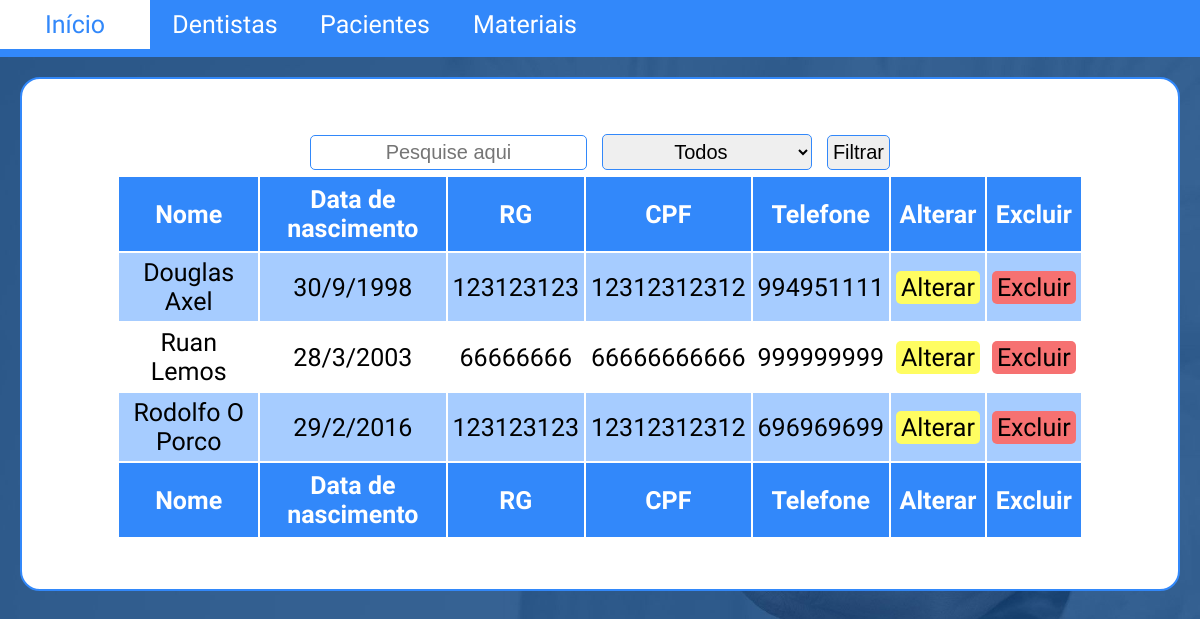
/list-patient.php, run on the app's committed database.
### tables this page shows
CREATE TABLE `patient` (
  `idPatient` bigint(20) NOT NULL,
  `fullName` varchar(100) NOT NULL,
  `birthDate` varchar(10) NOT NULL,
  `rg` bigint(15) NOT NULL,
  `cpf` bigint(11) NOT NULL,
  `phone` bigint(15) NOT NULL
);

### dao/bdconnect.class.php (called while the page is built, shortened)
<?php
class BDConnect extends PDO {
  private static $instance = null;
  public static function getInstance(){
    try{
        if(!isset(self::$instance)){
          self::$instance = new
          BDConnect("mysql:dbname=database;host=localhost","root","");
        }
        return self::$instance;
    }catch(PDOException $e){
        echo "Erro ao conectar no banco! ".$e;
    }
  }
}

### dao/patientdao.class.php (called while the page is built, shortened)
<?php
require 'bdconnect.class.php';
 class PatientDAO {
   private $conn = null;
   public function __construct(){
     $this->conn = BDConnect::getInstance();
   }
   public function searchPatient(){
     try{
       $stat = $this->conn->query("select * from patient");
       $array = $stat->fetchAll(PDO::FETCH_CLASS, 'patient');
       return $array;
     }catch(PDOException $e){
       echo "Erro ao buscar pac! ".$e;
     }
   }
 }

### model/patient.class.php (called while the page is built, shortened)
<?php
class Patient{
  public function __get($a){return $this->$a;}
}

### list-patient.php (the view, shortened to what this page needs)
<?php
include_once 'dao/patientdao.class.php';
include_once 'model/patient.class.php';
$pdao = new PatientDAO();
$array = $pdao->searchPatient();
?>
<!DOCTYPE html>
<html lang="pt-br" dir="ltr">
  <head>
    <link rel="stylesheet" href="style/style.css">
  </head>
  <body>
    <nav class="menu">
      <ul>
        <li><a href="home.php">Início</a></li>
        <li><a href="#">Dentistas</a>
        </li>
        <li><a href="#">Pacientes</a>
        </li>
        <li><a href="#">Materiais</a>
        </li>
      </ul>
    </nav>
    <div class="homescreen">
      <form action="" method="post" action="">
        <input type="text" name="search" placeholder="Pesquise aqui" value="<?php if (isset($_POST['filter'])) {echo $_POST['search'];} ?>">
        <select name="filterer" style="width: auto;">
          <option <?php if (isset($_POST['filter'])) {if ($_POST['filterer'] == 'all') {echo 'selected';}} ?> value="all">Todos</option>
        </select>
        <input type="submit" name="filter" value="Filtrar">
      </form>
      <article>
        <center>
          <table align="center">
            <thead>
              <th>Nome</th>
              <th>Data de nascimento</th>
              <th>RG</th>
              <th>CPF</th>
              <th>Telefone</th>
              <th>Alterar</th>
              <th>Excluir</th>
            </thead>
            <tbody>
            <?php
             foreach($array as $p){
               echo "<tr>";
                 echo "<td>$p->fullName</td>";
                 echo "<td>$p->birthDate</td>";
                 echo "<td>$p->rg</td>";
                 echo "<td>$p->cpf</td>";
                 echo "<td>$p->phone</td>";
                 echo "<td><a href='register-patient.php?id=$p->idPatient' id='alterbtn'>Alterar</a></td>";
                 echo "<td><a class='deletebtn' href='list-patient.php?id=$p->idPatient'>Excluir</a></td>";
               echo "</tr>";
             }
            ?>
            </tbody>
            <tfoot>
              <th>Nome</th>
              <th>Data de nascimento</th>
              <th>RG</th>
              <th>CPF</th>
              <th>Telefone</th>
              <th>Alterar</th>
              <th>Excluir</th>
            </tfoot>
          </table>
        </center>
      </article>
    </div>
  </body>
</html>

### style/style.css (style rules this page uses)
html { font-family: 'Open Sans Condensed', sans-serif; }
* { margin: 0; padding: 0; }
body { background-image: url("../imgs/loginbg.jpg"); background-repeat: no-repeat; background-size: 100%; }
form { font-size: 20px; }
form input, select { border-radius: 5px; border: 1px solid #3288fa; text-align: center; padding: 5px; font-size: 20px; margin: 5px; }
select { width: 100px; }
table { text-align: center; width: 85%; min-width: 750px; font-size: 25px; }
th { padding: 8px; background-color: #3288fa; color: white; }
tr:nth-child(even) { background-color: white; }
tr:nth-child(odd) { background-color: #a6ccff; }
td { padding: 5px; }
.menu { width: 100%; height: 57px; background-color: #3288fa; font-size: 25px; font-family: "Oswald"; }
.menu ul { list-style: none; position: relative; text-align: center; }
.menu ul li { width: 150px; float: left; }
.menu a { color: #ffffff; padding: 10px; display: block; text-decoration: none; text-align: center; background-color: #3288fa; }
.homescreen { margin: 20px; padding: 50px 10px; background-color: #ffffff; border-radius: 20px; border: 2px solid #3288fa; text-align: center; }
#alterbtn { text-decoration: none; background-color: #fffd61; padding: 8px; color: #000000; padding: 2px 5px; border-radius: 5px; }
.deletebtn { text-decoration: none; background-color: #f67171; padding: 8px; color: #000000; padding: 2px 5px; border-radius: 5px; }

### data on the page
patient: fullName "Douglas Axel", birthDate "30/9/1998", rg "123123123", cpf "12312312312", phone "994951111"
patient: fullName "Ruan Lemos", birthDate "28/3/2003", rg "66666666", cpf "66666666666", phone "999999999"
patient: fullName "Rodolfo O Porco", birthDate "29/2/2016", rg "123123123", cpf "12312312312", phone "696969699"
